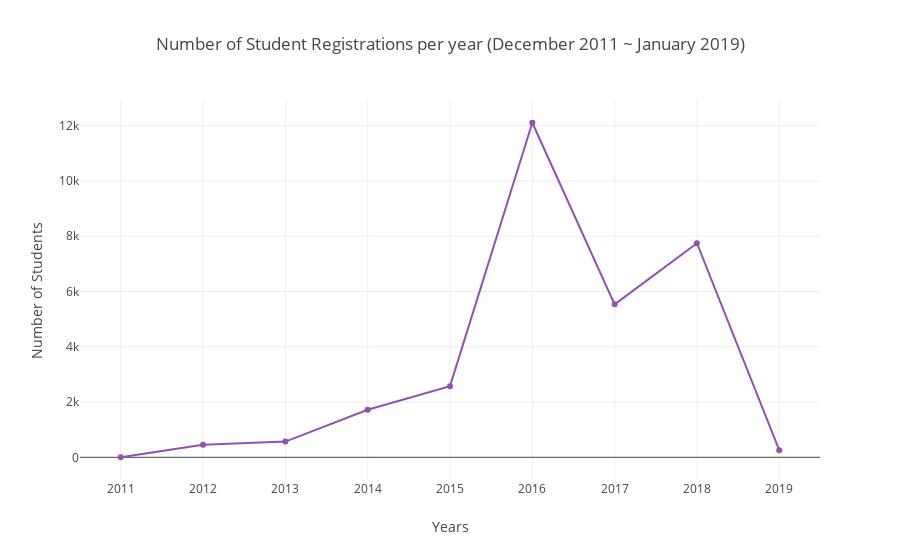

Notebook code cell kept with this figure:
### Markdown cell above
# <center>Students</center>
![students](https://i.imgur.com/CX2XelQ.jpg)
<span style="float: right;"><a href="https://www.pexels.com/photo/accomplishment-ceremony-education-graduation-267885/">Source</a></span>

### Code cell
years = students_df['students_date_joined'].dt.year.unique()
years.sort()
min_date = students_df['students_date_joined'].min()
min_date = min_date.strftime("%B %Y")
max_date = students_df['students_date_joined'].max()
max_date = max_date.strftime("%B %Y")
#print(years)
vals = [len(students_df[students_df['students_date_joined'].dt.year == y]) for y in years] 
#print(vals)
fig = {
    'data': [{
        'type': 'scatter',
        'x': years,
        'y': vals,
        'line': {'color': LINE_COLOR}
    }],
    'layout': {
        'title': f'Number of Student Registrations per year ({min_date} ~ {max_date})',
        'yaxis': {'title': 'Number of Students'},
        'xaxis': {'title': 'Years'}
    }
}
iplot(fig)

### Figure 1 — Plotly figure (JSON) as saved in the notebook; plotly's stock layout.template omitted (floating-point values rounded to 4 significant figures)
{"data": [{"line": {"color": "#9250B0"}, "type": "scatter", "uid": "cf9ed868-b9a0-4bf3-96cd-3c4e71a22468", "x": [2011, 2012, 2013, 2014, 2015, 2016, 2017, 2018, 2019], "y": [2, 453, 570, 1722, 2576, 12108, 5535, 7748, 257]}], "layout": {"title": {"text": "Number of Student Registrations per year (December 2011 ~ January 2019)"}, "xaxis": {"title": {"text": "Years"}}, "yaxis": {"title": {"text": "Number of Students"}}}}
